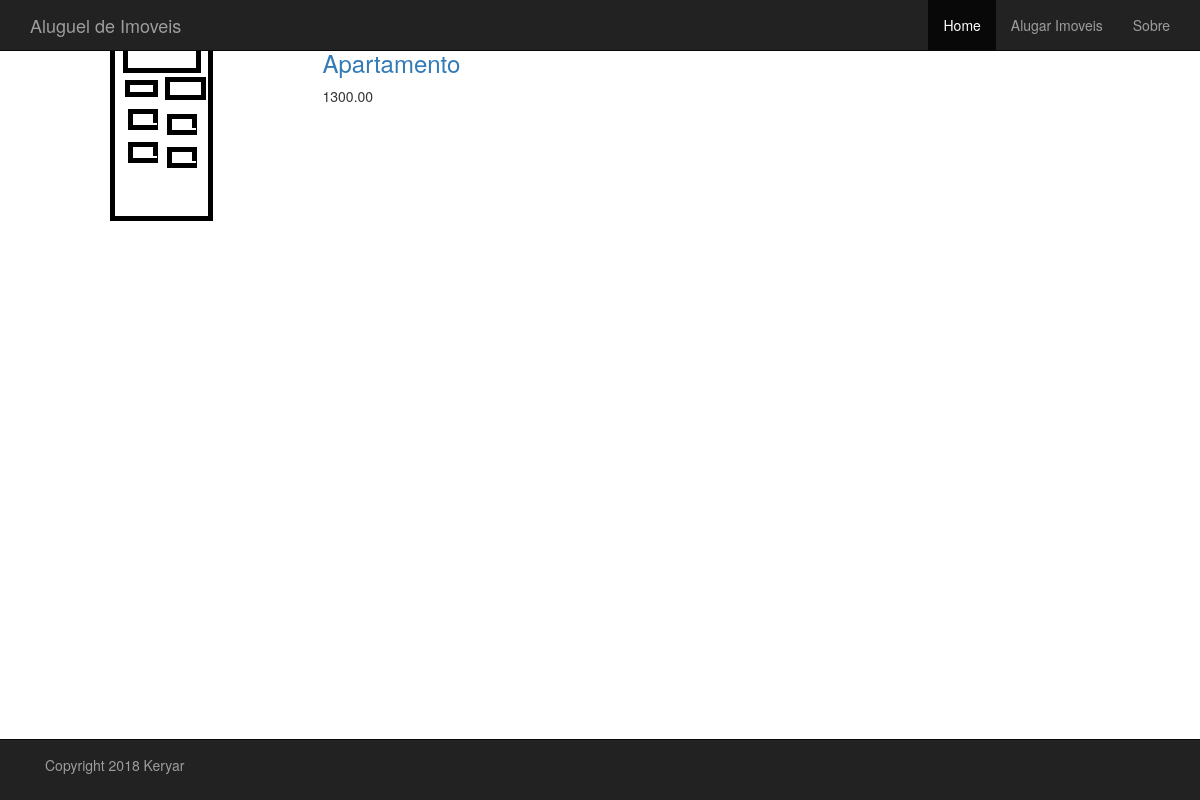
Screenshot of /aluguel/1/346_ruaalvaresdecastro_24900880/ with the database file from the repository.
### aluguel/models.py (models this page shows, shortened)
class Imovel(models.Model):
    categoria = models.ForeignKey(Categoria, related_name='imoveis')
    slug = models.SlugField(max_length=200, db_index=True)
    imagem = models.ImageField(upload_to='imoveis', blank=True)
    descricao = models.TextField(blank=True)
    dono = models.TextField(blank=True)
    preco = models.DecimalField(max_digits=10, decimal_places=2)
    numero = models.PositiveIntegerField()
    rua = models.CharField(max_length=200, db_index=True)
    bairro = models.CharField(max_length=200, db_index=True)
    cidade = models.CharField(max_length=200, db_index=True)
    estado = models.CharField(max_length=200, db_index=True)
    pais = models.CharField(max_length=200, db_index=True)
    cep = models.CharField(max_length=200, db_index=True)
    disponivel = models.BooleanField(default=True)
    data_cadastramento = models.DateTimeField(auto_now_add=True)
    data_atualizacao = models.DateTimeField(auto_now=True)
    endereco = models.TextField(blank=True)
    class Meta:
        ordering = ('cidade',)
        verbose_name = 'imovel'
        verbose_name_plural = 'imoveis'

class Categoria(models.Model):
    nome = models.CharField(max_length=200, db_index=True)
    slug = models.SlugField(max_length=200, db_index=True, unique=True)
    class Meta:
        ordering = ('nome',)
        verbose_name = 'categoria'
        verbose_name_plural = 'categorias'
    def get_absolute_path(self):
        return reverse('aluguel:lista_imoveis_por_categoria', args=[self.slug])

### aluguel/views.py (the view)
# urls.py: url(r'^(?P<id>\d+)/(?P<slug_do_imovel>[-\w]+)/$', views.exibe_imovel, name='exibe_imovel'),
def exibe_imovel(request, id, slug_do_imovel):
    imovel = get_object_or_404(Imovel, id=id, slug=slug_do_imovel, disponivel=True)
    return render(
        request, 'aluguel/imovel/exibe.html', {'imovel': imovel})

### aluguel/templates/aluguel/imovel/exibe.html (shortened to what this page needs)
{% extends "base.html" %}
{% load static %}
{% block conteudo %}
    <div class="container">
        <div class="row">
            <div class="col-sm-3">
                <a href="#">
                    <img class="img-rounded img-responsive center-block" src="{% static imovel.imagem %}">
                </a>
            </div>
            <div class="col-sm-9">
                <h3><a href="{{ imovel.categoria.get_absolute_path }}">{{ imovel.categoria.nome }}</a></h3>
                <p>{{imovel.preco}}</p>
            </div>
        </div>
    </div>
{% endblock %}

### projectbase/static/projectbase/css/styles.css (style rules this page uses)
body { padding-top: 30px; padding-bottom: 70px; background-color: white; }

### rows the page displays
Imovel: imagem (picture), categoria.nome "Apartamento", preco "1300.00"
